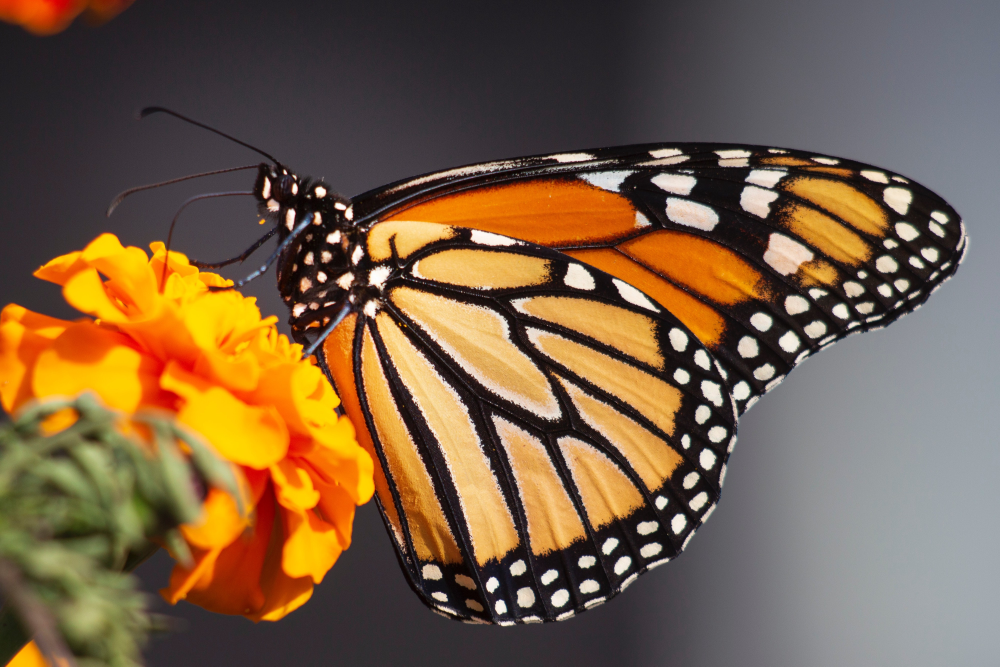
#> input picture OpenCV/image1.jpeg, 4000 x 2666 px (shown at 1/4 size)
$ python a1.3.py
#> lines starting #> are read from the running program, lines starting #| are printed output that depends on the picture; after the words box and inside, x2 and y2 are one past the last pixel; in counts of white or black regions, pixels touching at a corner belong together
import cv2
import numpy as np

img = cv2.imread("image1.jpeg")
#> img is the input picture: shape (2666, 4000, 3); mean B, G, R 70.3, 95.9, 120.5
img = cv2.resize(img,(400,300))
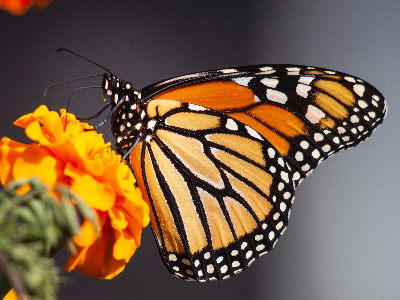
#> img: shape (300, 400, 3); mean B, G, R 70.2, 95.8, 120.3
cv2.imshow("Initial image", img)
img_blue = img.copy()
img_blue[:,:,:1] = 180
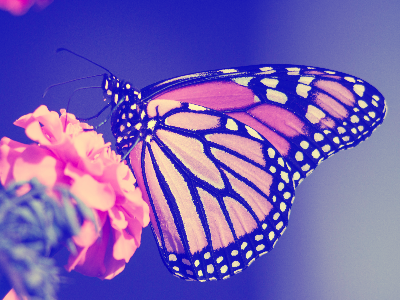
#> img_blue: shape (300, 400, 3); mean B, G, R 180, 95.8, 120.3
img_blue[:,:,1:] = 0
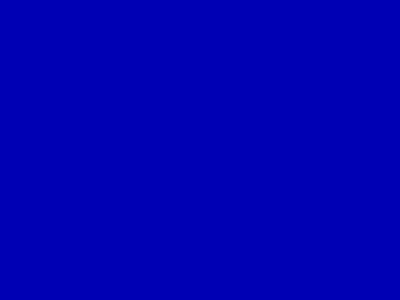
#> img_blue: shape (300, 400, 3); mean B, G, R 180, 0, 0
img_hsv = cv2.cvtColor(img, cv2.COLOR_BGR2HSV)
#> img_hsv: shape (300, 400, 3); mean H, S, V 80.8, 89.1, 123.1
lower_red = np.array([10,100,100])
upper_red = np.array([180,225,225])
mask1 = cv2.inRange(img_hsv, lower_red, upper_red)
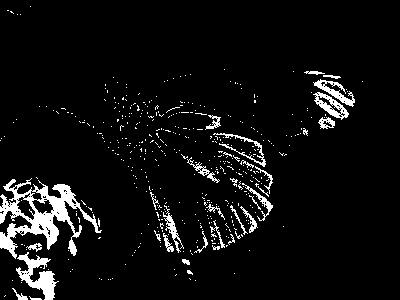
#> mask1: shape (300, 400); 6.1% white; 457 white regions (425 under 20 px), largest, box (x1, y1, x2, y2) and area: (0, 178, 102, 259) 2753, (16, 252, 59, 300) 832, (313, 92, 349, 120) 366
blue_mask = cv2.bitwise_and(img,img_blue,mask=mask1)
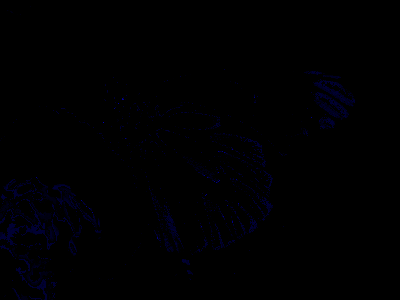
#> blue_mask: shape (300, 400, 3); mean B, G, R 1.6, 0, 0
img[:,:,2:] = 0
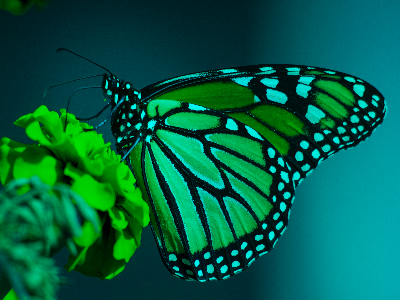
#> img: shape (300, 400, 3); mean B, G, R 70.2, 95.8, 0
for i in range(0,300):
    for j in range (0,400):
        if blue_mask[i,j,:1] > 0:
            #img[i,j] = [0,0,0]
            img[i,j] = blue_mask[i,j]
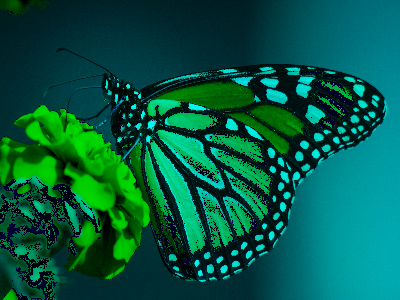
#> img: shape (300, 400, 3); 5.18% of pixels changed, all inside (x1, y1, x2, y2) = (0, 6, 355, 300)


#cv2.imshow("mask", mask1)
#cv2.imshow("Final image", blue_mask)
cv2.imshow("Final",img)
cv2.waitKey(0)
